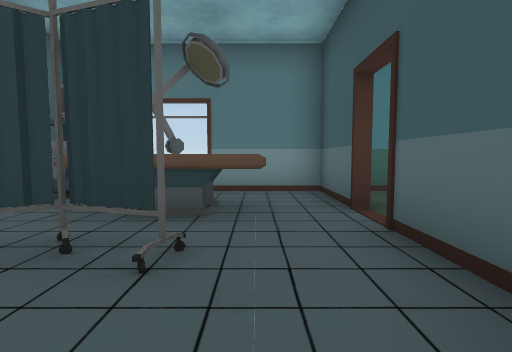
View 1 (above)

24 first-person views from a walk through a 3-D level made in the Unity game engine. The camera is 1.4 m above the floor, tilts 4° down and sees 85° across. Doors are open. The floor is counted in squares, 2 m on a side. Each view is taken from the middle of a square. On the plan, view 1 faces up. The plan holds only what a view shows up to about 9 squares ahead; the rest is blank. The place goes on beyond the plan. The player character is not drawn.

View 2
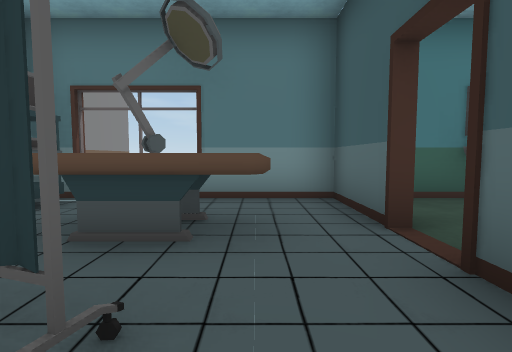

View 3
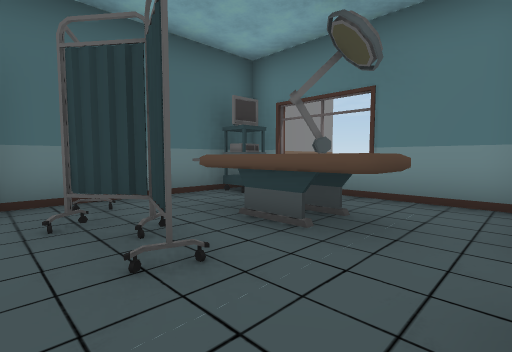

View 4
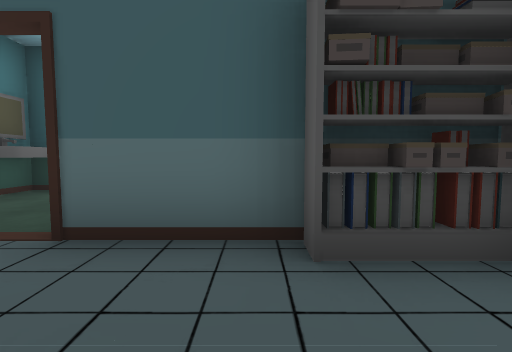

View 5
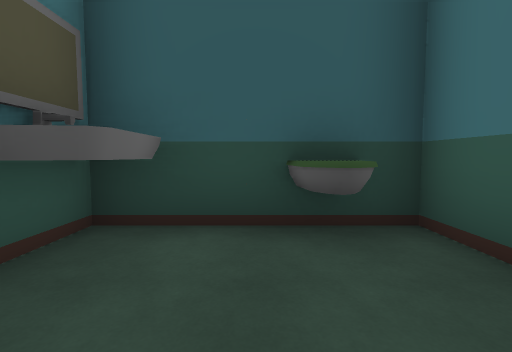

View 6
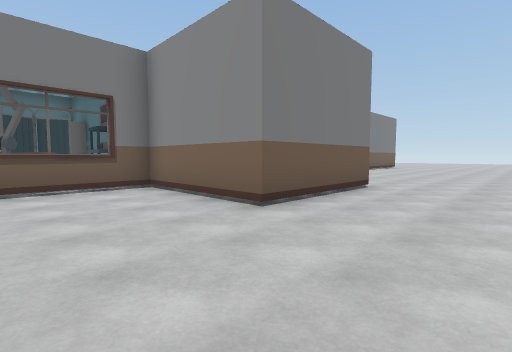

View 7
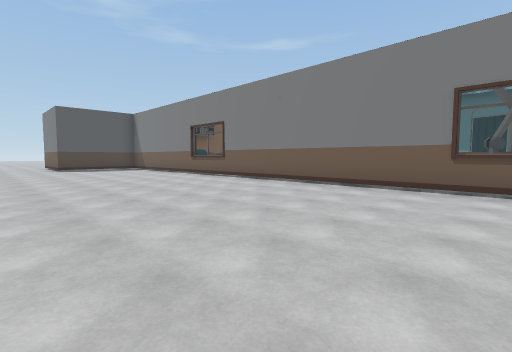

View 8
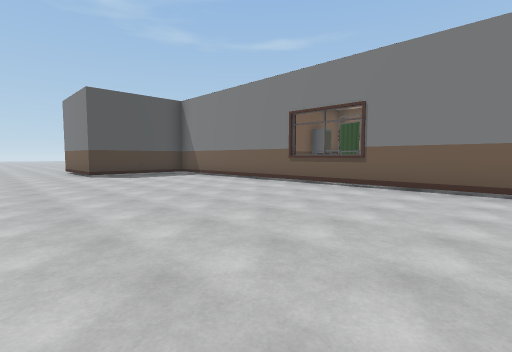

View 9
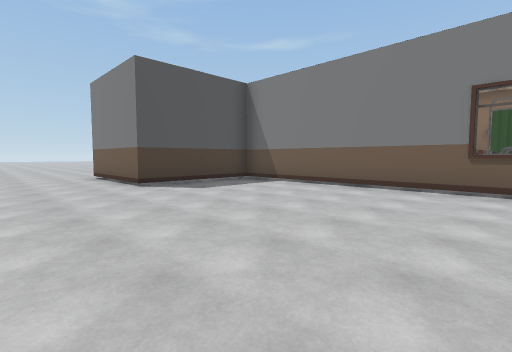

View 10
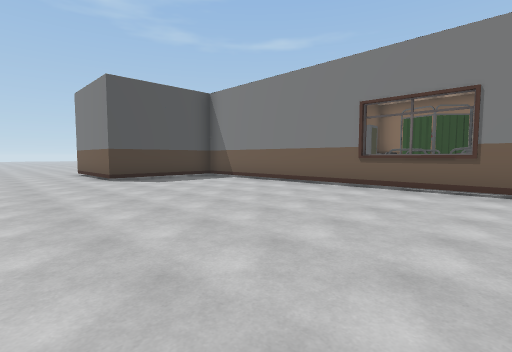

View 11
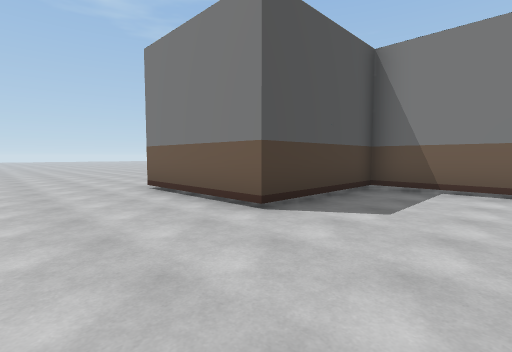

View 12
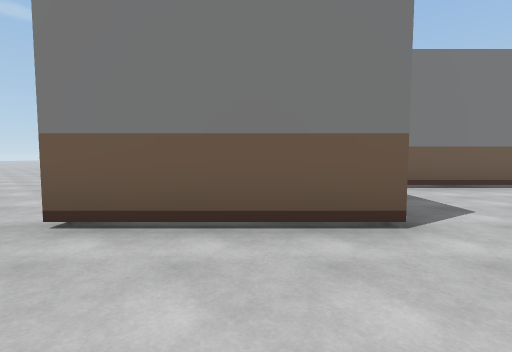

View 13
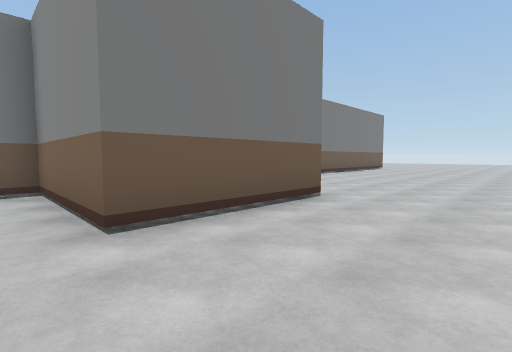

View 14
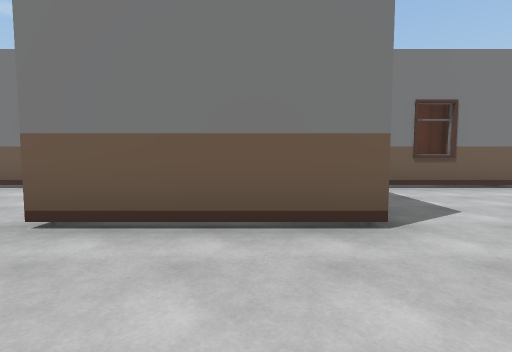

View 15
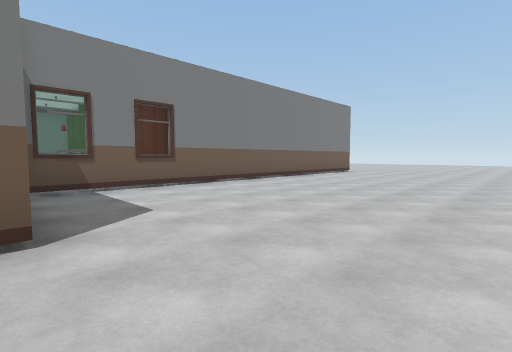

View 16
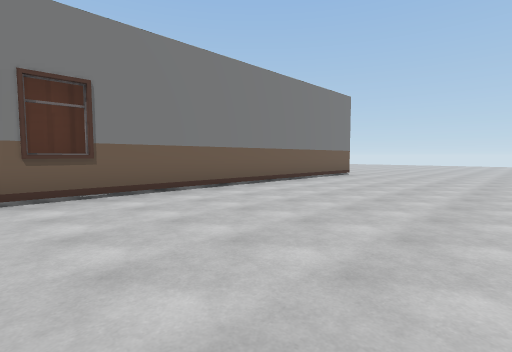

View 17
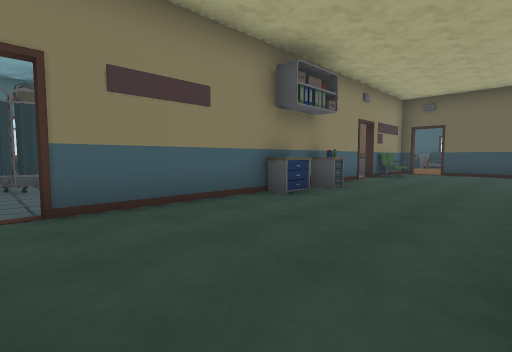

View 18
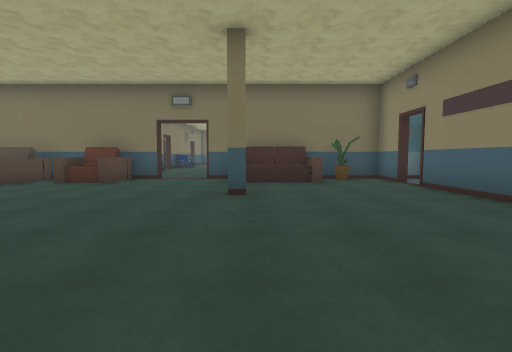

View 19
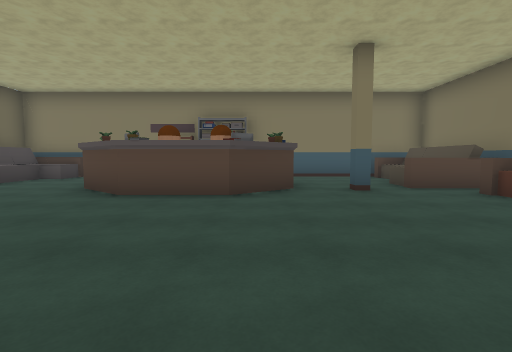

View 20
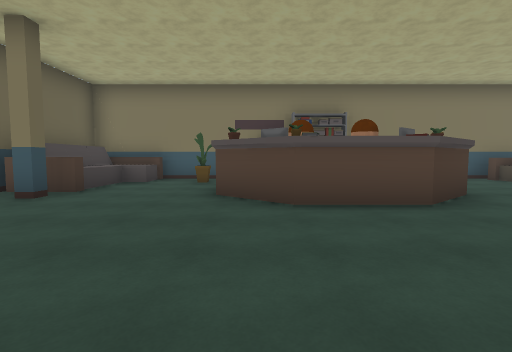

View 21
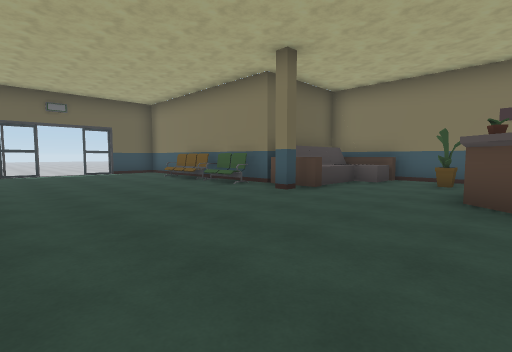

View 22
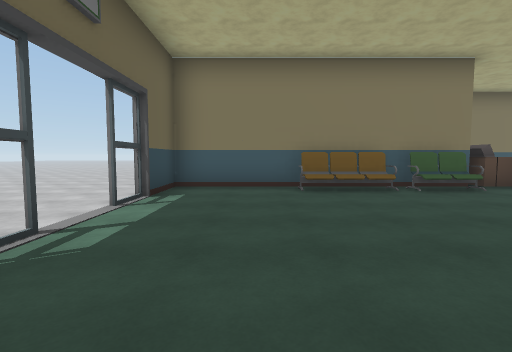

View 23
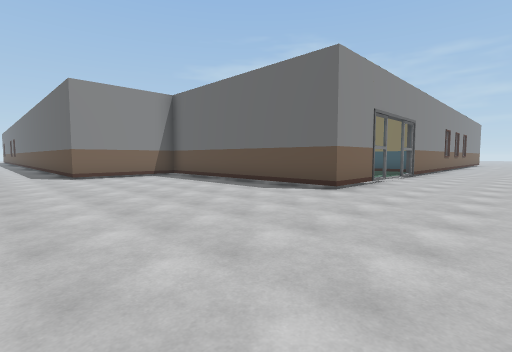

View 24
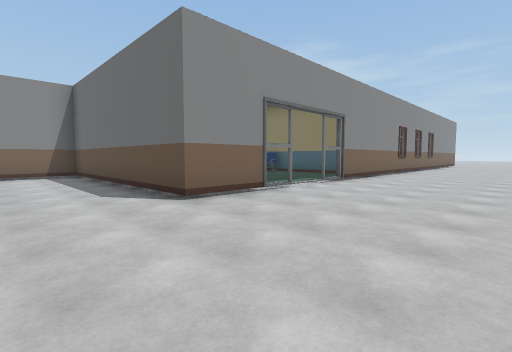

### Floor plan
Points are (right, up) in squares from view 1. A wall is a line through its corners. A room is listed if a view was taken in it or the views show most of it. See-through windows are left out.
Room 1 (views 1, 2, 3, 4)
walls: (1.3, 1.4) (1.3, 2.8); (1.3, 3.6) (1.3, 5.7) (-3.8, 5.7) (-3.8, 1.1); (1.3, -1) (1.3, -0.4)
ways out: open door at (1, 3) to room 2; opening at (-2, -1) to room 3
objects: other object (-3, 2) to (-1, 2); other object (-3, 5); other object (-2, 3) to (0, 4); other object (-1, 5); other object (1, 0); other object (2, -1)
Room 2 (view 5)
walls: (3.7, 2.3) (4.8, 2.3) (4.8, 5.7) (2.3, 5.7)
ways out: open door at (1, 3) to room 1
objects: other object (4, 3); other object (4, 5)
Room 3 (views 6, 7, 8, 9, 10, 11, 12, 13, 14, 15, 16, 17, 18, 19, 20, 21, 22, 23, 24)
walls: (6.4, -1.2) (-1.5, -1.2); (-2.4, -1.2) (-3.8, -1.2) (-3.8, -3.5); (10, -11.5) (10.9, -11.5); (10.2, -12) (10.2, -15) (9.3, -15); (17.1, -5.1) (17.1, -7.6); (1.2, -11) (2.5, -10) (4.4, -10) (5.8, -11.1); (16.9, -7.5) (16.9, -6.5); (-3.8, -5.9) (-3.8, -6.6); (14.5, -11.5) (16.9, -11.5) (16.9, -8.7); (17.1, -8.7) (17.1, -11.7) (14.5, -11.7); (-3.8, -8) (-3.8, -12.3); (6.3, -14.8) (9.6, -14.8); (16.4, 9.3) (17.1, 9.3); (-3.1, -14.8) (-1.6, -14.8); (-6.5, 9.3) (-3.8, 9.3) (-3.8, 5.8) (13.5, 5.8) (13.5, 9.3) (14.6, 9.3); (-16.6, 5.8) (-7.6, 5.8)
ways out: opening at (-2, -1) to room 1; opening at (-3.5, -7); open door at (-3.5, -8); open door at (-3.5, -6); open door at (5, 1.5); open door at (14.5, 6); gap at (17, -10)
objects: other object (-3, -14) to (-2, -11); other object (-3, -10) to (-3, -9); other object (-3, -5) to (-3, -4); other object (-3, -2); other object (0, -11); other object (0, -5); other object (3, -12) to (3, -11); other object (4, -12); other object (4, -2); other object (6, -14); other object (6, 3) to (8, 3); other object (6, 4) to (7, 5); other object (8, -14) to (9, -12); other object (9, -11); other object (10, -11) to (11, -11); other object (12, -11) to (14, -11)

Positions as (right, up) in squares from view 1, and headings:
1: (0, 0), facing up
2: (0, 1), facing up
3: (1, 1), facing up-left
4: (-1, 1), facing right
5: (2, 4), facing right
6: (-1, 12), facing down-left
7: (-2, 12), facing down-right
8: (3, 12), facing down-right
9: (7, 12), facing down-right
10: (5, 12), facing down-right
11: (11, 12), facing down-right
12: (15, 12), facing down
13: (-3, 12), facing down-left
14: (-6, 12), facing down
15: (-7, 12), facing down-left
16: (-9, 11), facing down-left
17: (-2, -5), facing up-right
18: (5, -5), facing left
19: (2, -5), facing down
20: (5, -6), facing down
21: (5, -6), facing down-right
22: (15, -5), facing down
23: (20, -17), facing up-left
24: (21, -14), facing up-left
